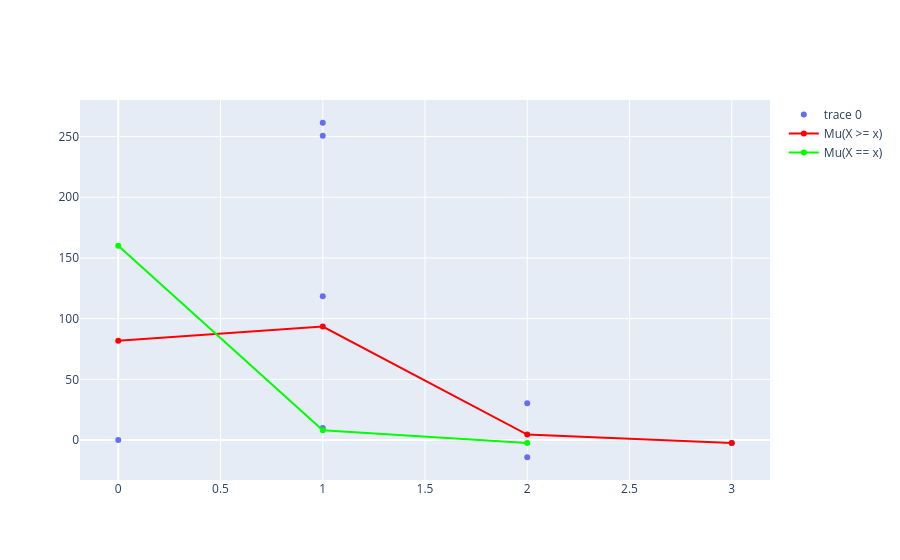

Write notebook code for a chart like this one.
### Code cell
import plotly.graph_objects as go
import numpy as np

signal_dict = json.load(open('data/num_traffic_signals.json', 'r'))
budget_results = json.load(open('results/paths/budget/commutes-0-1.json'))
results = json.load(open('./data/real_traffic_paths.json', 'r'))

x = []
y = []

for o, r in results.items():
    for d in r:
        dest = d['destination']

        if not o in budget_results: continue
        if not dest in budget_results[o]: continue
        
        raw_result = budget_results[o][dest]
        realworld_result = d['static_duration_s'] 

        unrestricted_path_index = list(raw_result.keys())[0]
        num_signals = signal_dict[o][dest]

        #if num_signals < 10: continue 

        x += [num_signals]
        if not num_signals:
            y += [0]
        else:
            y += [(realworld_result-raw_result[str(unrestricted_path_index)])/num_signals]


rolling_average = [np.mean(np.array(y)[np.array(x) >= t]) for t in range(max(x)+1)] 
x_average = [np.mean(np.array(y)[np.array(x) == t]) for t in range(1,max(x)+1)] 

fig = go.Figure()
fig.add_trace(go.Scatter(x=x, y=y, mode="markers"))
fig.add_trace(go.Scatter(x=[t for t in range(max(x)+1)], y=rolling_average, name="Mu(X >= x)", line_color="#FF0000"))
fig.add_trace(go.Scatter(x=[t for t in range(max(x)+1)], y=x_average, name="Mu(X == x)", line_color="#00FF00"))
fig.show()



mean = np.mean(y)

x = np.array(x)

x = x[x.argsort()[::1]]
y = np.array(y)[x.argsort()[::1]]





print(f"AVERAGE EXTRA TIME PER TRAFFIC LIGHT: {mean}")

### Figure 1 — Plotly figure (JSON) as saved in the notebook; plotly's stock layout.template omitted (floating-point values rounded to 4 significant figures)
{"data": [{"mode": "markers", "type": "scatter", "x": [1, 1, 3, 1, 2, 2, 1, 0], "y": [250.7, 261.4, -2.493, 118.5, 30.33, -14.16, 9.956, 0]}, {"line": {"color": "#FF0000"}, "name": "Mu(X >= x)", "type": "scatter", "x": [0, 1, 2, 3], "y": [81.78, 93.46, 4.56, -2.493]}, {"line": {"color": "#00FF00"}, "name": "Mu(X == x)", "type": "scatter", "x": [0, 1, 2, 3], "y": [160.1, 8.086, -2.493]}], "layout": {}}
